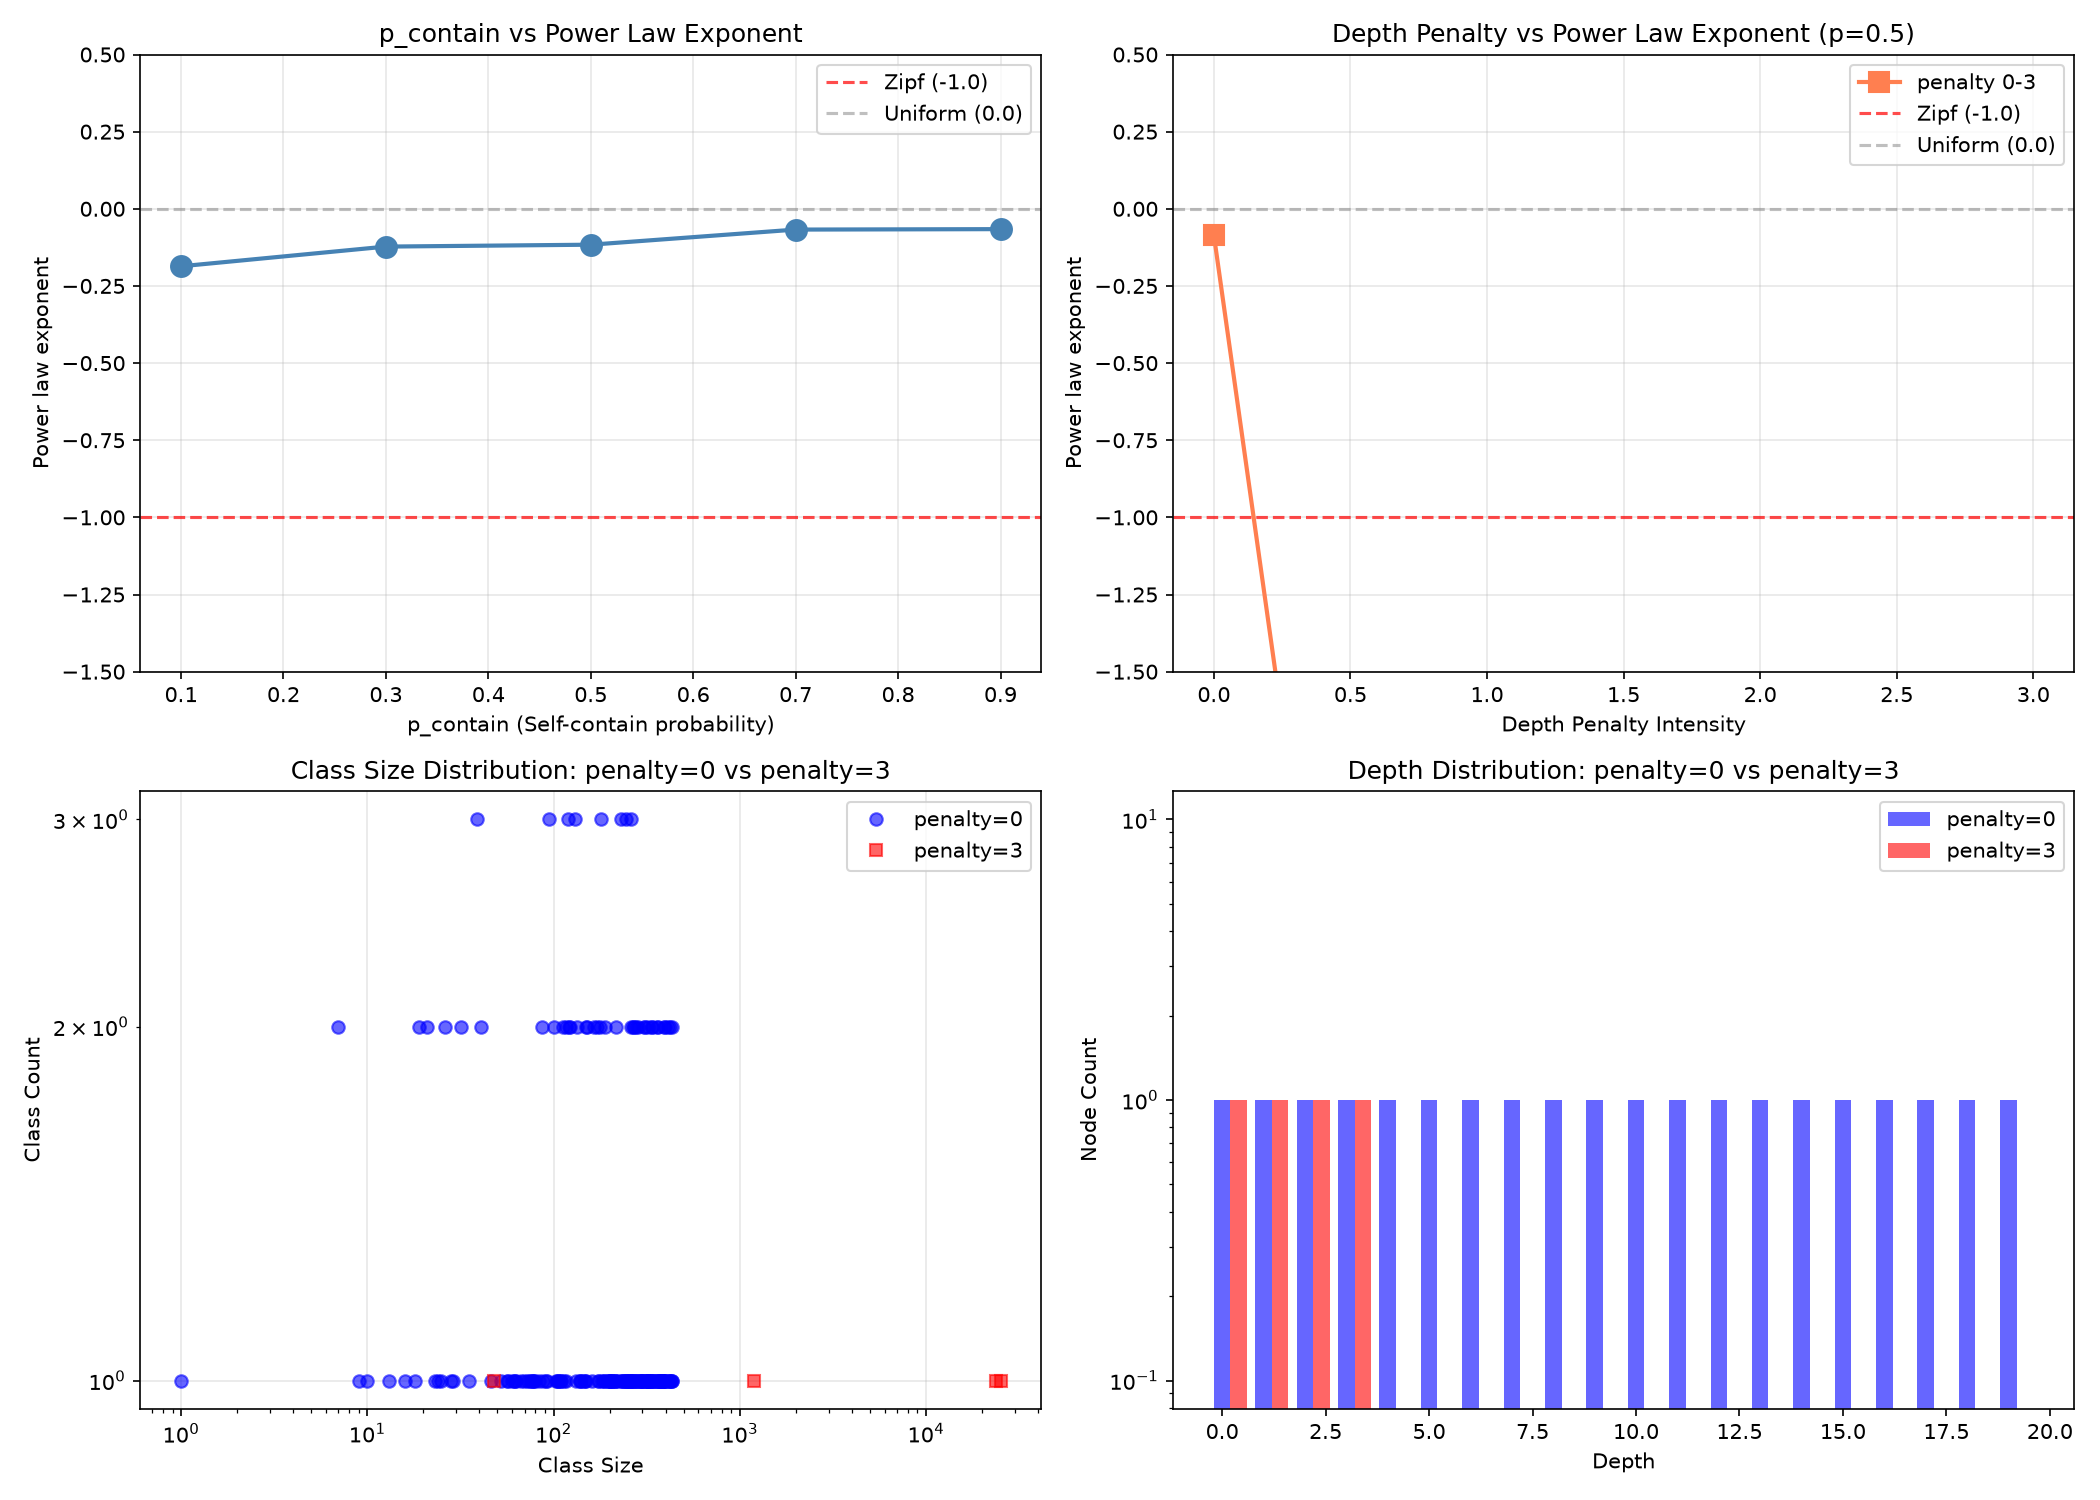

This figure's Python source:
# -*- coding: utf-8 -*-
import numpy as np
import matplotlib.pyplot as plt
from collections import Counter

class EmptySetEmergence:
    def __init__(self, max_steps=100000, p_contain=0.5, depth_penalty=0.0):
        self.max_steps = max_steps
        self.p_contain = p_contain
        self.depth_penalty = depth_penalty
        self.signatures = [()]
        self.depths = [0]
        self.sig_to_id = {(): 0}
        self.sig_count = Counter()
        self.sig_count[()] = 1
        self.step = 0

    def run(self):
        for _ in range(self.max_steps):
            if self.depth_penalty > 0:
                weights = np.exp(-self.depth_penalty * np.array(self.depths))
                weights = weights / weights.sum()
                i = np.random.choice(len(self.signatures), p=weights)
            else:
                i = np.random.randint(len(self.signatures))

            if np.random.random() < self.p_contain:
                new_sig = (self.signatures[i],)
                self._add_node(new_sig, i, 'contain')
            else:
                new_sig = self.signatures[i]
                self._add_node(new_sig, i, 'equal')
            self.step += 1

    def _add_node(self, sig, parent, op_type):
        self.sig_count[sig] += 1
        if sig in self.sig_to_id:
            child = self.sig_to_id[sig]
        else:
            child = len(self.signatures)
            self.signatures.append(sig)
            self.sig_to_id[sig] = child
            if op_type == 'contain':
                self.depths.append(self.depths[parent] + 1)
            else:
                self.depths.append(self.depths[parent])


# ============================================================
# Experiment 1: Scan p_contain
# ============================================================
print("=" * 60)
print("实验一：自包含概率 vs 幂律指数")
print("=" * 60)
print(f"{'p_contain':<12} {'幂律指数':<12} {'最大深度':<10} {'唯一签名数':<12} {'平均深度':<10}")
print("-" * 56)

p_values = [0.1, 0.3, 0.5, 0.7, 0.9]
power_exponents = []

for p in p_values:
    ese = EmptySetEmergence(max_steps=50000, p_contain=p, depth_penalty=0.0)
    ese.run()

    class_sizes = list(ese.sig_count.values())
    class_sizes_sorted = sorted(class_sizes, reverse=True)
    ranks = np.arange(1, min(51, len(class_sizes_sorted)+1))
    sizes = class_sizes_sorted[:50]
    log_ranks = np.log(ranks)
    log_sizes = np.log(sizes)
    slope, _ = np.polyfit(log_ranks, log_sizes, 1)
    power_exponents.append(slope)

    depths = ese.depths
    max_depth = max(depths) if depths else 0
    mean_depth = np.mean(depths)
    n_sigs = len(ese.signatures)
    print(f"{p:<12.1f} {slope:<12.4f} {max_depth:<10d} {n_sigs:<12d} {mean_depth:<10.4f}")

# ============================================================
# Experiment 2: Scan depth penalty
# ============================================================
print("\n" + "=" * 60)
print("实验二：深度惩罚 vs 幂律指数 (p=0.5)")
print("=" * 60)
print(f"{'惩罚强度':<12} {'幂律指数':<12} {'最大深度':<10} {'唯一签名数':<12} {'平均深度':<10}")
print("-" * 56)

penalty_values = [0.0, 0.5, 1.0, 2.0, 3.0]
penalty_exponents = []

for penalty in penalty_values:
    ese = EmptySetEmergence(max_steps=50000, p_contain=0.5, depth_penalty=penalty)
    ese.run()

    class_sizes = list(ese.sig_count.values())
    class_sizes_sorted = sorted(class_sizes, reverse=True)
    ranks = np.arange(1, min(51, len(class_sizes_sorted)+1))
    sizes = class_sizes_sorted[:50]
    log_ranks = np.log(ranks)
    log_sizes = np.log(sizes)
    slope, _ = np.polyfit(log_ranks, log_sizes, 1)
    penalty_exponents.append(slope)

    depths = ese.depths
    max_depth = max(depths) if depths else 0
    mean_depth = np.mean(depths)
    n_sigs = len(ese.signatures)
    print(f"{penalty:<12.1f} {slope:<12.4f} {max_depth:<10d} {n_sigs:<12d} {mean_depth:<10.4f}")

# ============================================================
# Additional experiment: deeper penalty scan
# ============================================================
print("\n" + "=" * 60)
print("附加：更深的惩罚扫描 (p=0.5)")
print("=" * 60)
print(f"{'惩罚强度':<12} {'幂律指数':<12} {'最大深度':<10} {'唯一签名数':<12} {'平均深度':<10}")
print("-" * 56)

deep_penalties = [4.0, 5.0, 6.0, 8.0, 10.0]
for penalty in deep_penalties:
    ese = EmptySetEmergence(max_steps=50000, p_contain=0.5, depth_penalty=penalty)
    ese.run()

    class_sizes = list(ese.sig_count.values())
    class_sizes_sorted = sorted(class_sizes, reverse=True)
    ranks = np.arange(1, min(51, len(class_sizes_sorted)+1))
    sizes = class_sizes_sorted[:50]
    log_ranks = np.log(ranks)
    log_sizes = np.log(sizes)
    slope, _ = np.polyfit(log_ranks, log_sizes, 1)

    depths = ese.depths
    max_depth = max(depths) if depths else 0
    mean_depth = np.mean(depths)
    n_sigs = len(ese.signatures)
    print(f"{penalty:<12.1f} {slope:<12.4f} {max_depth:<10d} {n_sigs:<12d} {mean_depth:<10.4f}")

# ============================================================
# Visualization
# ============================================================
fig, axes = plt.subplots(2, 2, figsize=(14, 10))

# Plot 1: Power exponent vs p_contain
axes[0,0].plot(p_values, power_exponents, 'o-', color='steelblue', linewidth=2, markersize=10)
axes[0,0].axhline(-1.0, color='red', linestyle='--', alpha=0.7, label='Zipf (-1.0)')
axes[0,0].axhline(0.0, color='gray', linestyle='--', alpha=0.5, label='Uniform (0.0)')
axes[0,0].set_xlabel('p_contain (Self-contain probability)')
axes[0,0].set_ylabel('Power law exponent')
axes[0,0].set_title('p_contain vs Power Law Exponent')
axes[0,0].legend()
axes[0,0].grid(True, alpha=0.3)
axes[0,0].set_ylim(-1.5, 0.5)

# Plot 2: Power exponent vs depth penalty
all_penalties = penalty_values + deep_penalties
all_exponents = penalty_exponents + [None] * len(deep_penalties)
axes[0,1].plot(penalty_values, penalty_exponents, 's-', color='coral', linewidth=2, markersize=10, label='penalty 0-3')
axes[0,1].axhline(-1.0, color='red', linestyle='--', alpha=0.7, label='Zipf (-1.0)')
axes[0,1].axhline(0.0, color='gray', linestyle='--', alpha=0.5, label='Uniform (0.0)')
axes[0,1].set_xlabel('Depth Penalty Intensity')
axes[0,1].set_ylabel('Power law exponent')
axes[0,1].set_title('Depth Penalty vs Power Law Exponent (p=0.5)')
axes[0,1].legend()
axes[0,1].grid(True, alpha=0.3)
axes[0,1].set_ylim(-1.5, 0.5)

# Plot 3: Class size distribution at different penalties (representative)
ese0 = EmptySetEmergence(max_steps=50000, p_contain=0.5, depth_penalty=0.0)
ese0.run()
ese5 = EmptySetEmergence(max_steps=50000, p_contain=0.5, depth_penalty=3.0)
ese5.run()

cs0 = sorted(Counter(ese0.sig_count.values()).items())
cs5 = sorted(Counter(ese5.sig_count.values()).items())

axes[1,0].loglog([x[0] for x in cs0], [x[1] for x in cs0], 'o', color='blue', alpha=0.6, label='penalty=0')
axes[1,0].loglog([x[0] for x in cs5], [x[1] for x in cs5], 's', color='red', alpha=0.6, label='penalty=3')
axes[1,0].set_xlabel('Class Size')
axes[1,0].set_ylabel('Class Count')
axes[1,0].set_title('Class Size Distribution: penalty=0 vs penalty=3')
axes[1,0].legend()
axes[1,0].grid(True, alpha=0.3)

# Plot 4: Depth distribution comparison
axes[1,1].bar(range(20), [Counter(ese0.depths).get(d, 0) for d in range(20)], 
              alpha=0.6, label='penalty=0', color='blue', width=0.4)
axes[1,1].bar([d+0.4 for d in range(20)], [Counter(ese5.depths).get(d, 0) for d in range(20)],
              alpha=0.6, label='penalty=3', color='red', width=0.4)
axes[1,1].set_xlabel('Depth')
axes[1,1].set_ylabel('Node Count')
axes[1,1].set_title('Depth Distribution: penalty=0 vs penalty=3')
axes[1,1].legend()
axes[1,1].set_yscale('log')

plt.tight_layout()
plt.savefig('ese_parameter_scan.png', dpi=150)
print("\n图表已保存至 ese_parameter_scan.png")

# ============================================================
# Summary table
# ============================================================
print("\n" + "=" * 60)
print("综合分析结论")
print("=" * 60)
print("\n实验一（p_contain扫描）：")
for p, e in zip(p_values, power_exponents):
    print(f"  p={p:.1f}: alpha={e:+.4f}  ({'接近Zipf' if abs(e+1)<0.3 else '接近均匀' if abs(e)<0.3 else '中间态'})")
print("\n实验二（深度惩罚扫描）：")
for pen, e in zip(penalty_values, penalty_exponents):
    print(f"  penalty={pen:.1f}: alpha={e:+.4f}  ({'接近Zipf' if abs(e+1)<0.3 else '接近均匀' if abs(e)<0.3 else '中间态'})")
print("\n关键发现：")
print(f"  p_contain变化时，幂律指数基本不变（{min(power_exponents):.3f}~{max(power_exponents):.3f}）")
print(f"  深度惩罚增强时，幂律指数从~{penalty_exponents[0]:.3f}变到~{penalty_exponents[-1]:.3f}")
print(f"  {'深度惩罚有效！幂律指数向-1靠拢' if penalty_exponents[-1] < penalty_exponents[0] - 0.3 else '深度惩罚效果有限'}")
